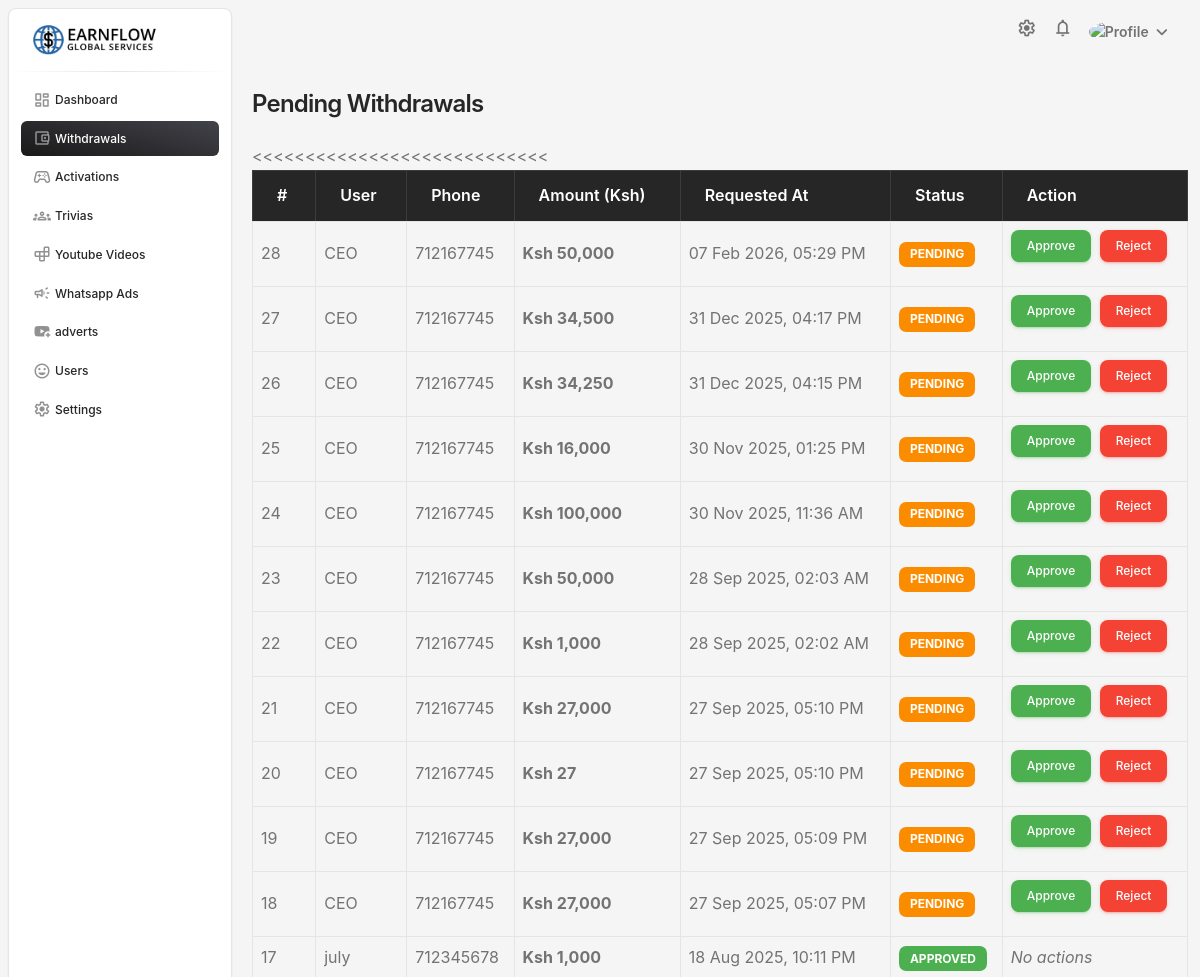
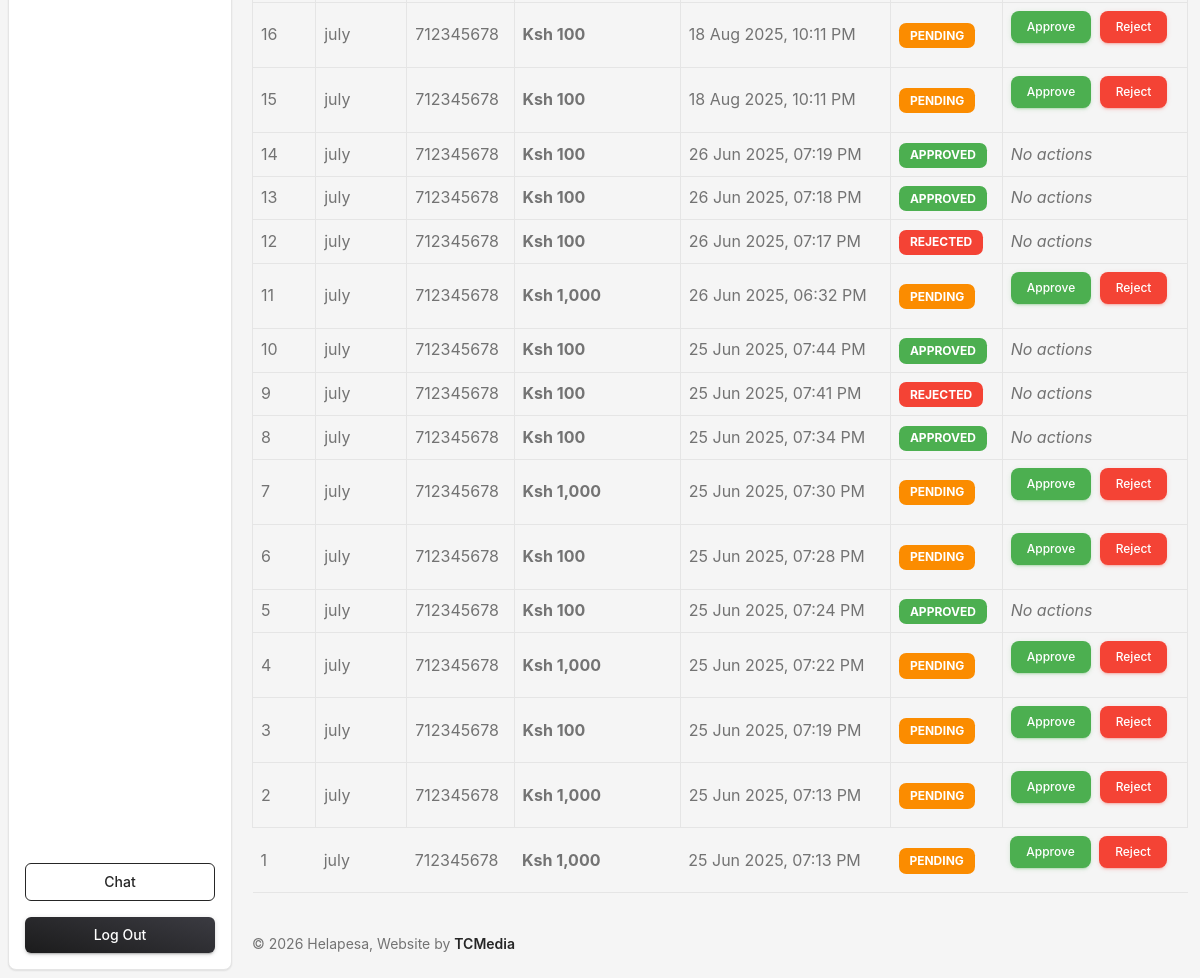
/admin.earnflowservices.com/pages/withdrawals.php (signed in), run on the app's committed database (2 pictures, top to bottom).
### tables this page shows
CREATE TABLE `withdrawals` (
  `id` int(11) UNSIGNED NOT NULL,
  `user_id` int(11) UNSIGNED NOT NULL,
  `mpesa_number` varchar(20) DEFAULT NULL,
  `amount` decimal(10,2) NOT NULL,
  `status` enum('pending','approved','rejected','') NOT NULL DEFAULT 'pending',
  `requested_at` datetime NOT NULL DEFAULT current_timestamp(),
  `processed_at` datetime DEFAULT NULL,
  `processed_by` int(11) DEFAULT NULL,
  `description` varchar(255) NOT NULL
);

CREATE TABLE `users` (
  `id` int(11) UNSIGNED NOT NULL,
  `username` varchar(255) NOT NULL,
  `phone` varchar(15) NOT NULL,
  `email` varchar(100) NOT NULL,
  `password` varchar(255) NOT NULL,
  `country` varchar(100) NOT NULL,
  `referred_by` varchar(255) DEFAULT NULL,
  `commission` decimal(10,2) NOT NULL,
  `is_active` tinyint(4) DEFAULT 0,
  `package` varchar(100) DEFAULT NULL,
  `transaction_code` varchar(50) DEFAULT NULL,
  `pay_method` enum('manual','automatic') DEFAULT 'automatic',
  `amount_paid` decimal(10,2) NOT NULL,
  `created_on` datetime NOT NULL DEFAULT current_timestamp(),
  `activated_at` datetime DEFAULT NULL,
  `balance` decimal(10,2) NOT NULL DEFAULT 0.00,
  `profile_picture` varchar(255) DEFAULT NULL,
  `verification_token` varchar(255) DEFAULT NULL,
  `is_verified` tinyint(1) DEFAULT 0
);

### admin.earnflowservices.com/pages/withdrawals.php (the view, shortened to what this page needs)
<?php
require_once '../includes/header.php';
$stmt = $conn->prepare("
    SELECT w.id, w.amount, w.status, w.requested_at, w.mpesa_number, u.username
    FROM withdrawals w
    JOIN users u ON w.user_id = u.id
    ORDER BY w.requested_at DESC
");
$stmt->execute();
$result = $stmt->get_result();
?>
<div class="container mt-4">
    <h4 class="mb-4">Pending Withdrawals</h4>
    <div class="table-responsive">
        <table class="table table-bordered table-hover align-middle">
            <thead class="table-dark">
                <tr>
                    <th>#</th>
                    <th>User</th>
                    <th>Phone</th>
                    <th>Amount (Ksh)</th>
                    <th>Requested At</th>
                    <th>Status</th>
                    <th>Action</th>
                </tr>
            </thead>
            <tbody>
                <?php if ($result->num_rows === 0): ?>
                    <tr><td colspan="7" class="text-center">No withdrawal requests found.</td></tr>
                <?php else: ?>
                    <?php while ($row = $result->fetch_assoc()): ?>
                        <tr>
                            <td><?= $row['id'] ?></td>
                            <td><?= htmlspecialchars($row['username']) ?></td>
                            <<td><?= htmlspecialchars($row['mpesa_number']) ?></td>
                            <td><strong>Ksh <?= number_format($row['amount']) ?></strong></td>
                            <td><?= date('d M Y, h:i A', strtotime($row['requested_at'])) ?></td>
                            <td><span class="badge bg-<?= $row['status'] === 'pending' ? 'warning' : ($row['status'] === 'approved' ? 'success' : 'danger') ?>">
                                <?= ucfirst($row['status']) ?></span></td>
                            <td>
                                <?php if ($row['status'] === 'pending'): ?>
                                    <form method="POST" class="d-inline">
                                        <button class="btn btn-sm btn-success">Approve</button>
                                    </form>
                                    <form method="POST" class="d-inline ms-1">
                                        <button class="btn btn-sm btn-danger">Reject</button>
                                    </form>
                                <?php else: ?>
                                    <em>No actions</em>
                                <?php endif; ?>
                            </td>
                        </tr>
                    <?php endwhile; ?>
                <?php endif; ?>
            </tbody>
        </table>
    </div>
</div>
<?php require_once '../includes/footer.php'; ?>

### admin.earnflowservices.com/includes/header.php (style rules this page uses)
.btn.bg-gradient-dark, .bg-dark, .btn-dark, .icon, .bg-gradient-dark, { box-shadow: 0 4px 8px rgba(0, 0, 0, 0.3) }

### data on the page
withdrawals: id "28", user.username "CEO", mpesa_number "712167745", amount "50,000", requested_at "07 Feb 2026, 05:29 PM", status "PENDING"
withdrawals: id "27", user.username "CEO", mpesa_number "712167745", amount "34,500", requested_at "31 Dec 2025, 04:17 PM", status "PENDING"
withdrawals: id "26", user.username "CEO", mpesa_number "712167745", amount "34,250", requested_at "31 Dec 2025, 04:15 PM", status "PENDING"
withdrawals: id "25", user.username "CEO", mpesa_number "712167745", amount "16,000", requested_at "30 Nov 2025, 01:25 PM", status "PENDING"
withdrawals: id "24", user.username "CEO", mpesa_number "712167745", amount "100,000", requested_at "30 Nov 2025, 11:36 AM", status "PENDING"
withdrawals: id "23", user.username "CEO", mpesa_number "712167745", amount "50,000", requested_at "28 Sep 2025, 02:03 AM", status "PENDING"
withdrawals: id "22", user.username "CEO", mpesa_number "712167745", amount "1,000", requested_at "28 Sep 2025, 02:02 AM", status "PENDING"
withdrawals: id "21", user.username "CEO", mpesa_number "712167745", amount "27,000", requested_at "27 Sep 2025, 05:10 PM", status "PENDING"
withdrawals: id "20", user.username "CEO", mpesa_number "712167745", amount "27", requested_at "27 Sep 2025, 05:10 PM", status "PENDING"
withdrawals: id "19", user.username "CEO", mpesa_number "712167745", amount "27,000", requested_at "27 Sep 2025, 05:09 PM", status "PENDING"
withdrawals: id "18", user.username "CEO", mpesa_number "712167745", amount "27,000", requested_at "27 Sep 2025, 05:07 PM", status "PENDING"
withdrawals: id "17", user.username "july", mpesa_number "712345678", amount "1,000", requested_at "18 Aug 2025, 10:11 PM", status "APPROVED", shows "No actions"
withdrawals: id "16", user.username "july", mpesa_number "712345678", amount "100", requested_at "18 Aug 2025, 10:11 PM", status "PENDING"
withdrawals: id "15", user.username "july", mpesa_number "712345678", amount "100", requested_at "18 Aug 2025, 10:11 PM", status "PENDING"
withdrawals: id "14", user.username "july", mpesa_number "712345678", amount "100", requested_at "26 Jun 2025, 07:19 PM", status "APPROVED", shows "No actions"
withdrawals: id "13", user.username "july", mpesa_number "712345678", amount "100", requested_at "26 Jun 2025, 07:18 PM", status "APPROVED", shows "No actions"
withdrawals: id "12", user.username "july", mpesa_number "712345678", amount "100", requested_at "26 Jun 2025, 07:17 PM", status "REJECTED", shows "No actions"
withdrawals: id "11", user.username "july", mpesa_number "712345678", amount "1,000", requested_at "26 Jun 2025, 06:32 PM", status "PENDING"
withdrawals: id "10", user.username "july", mpesa_number "712345678", amount "100", requested_at "25 Jun 2025, 07:44 PM", status "APPROVED", shows "No actions"
withdrawals: id "9", user.username "july", mpesa_number "712345678", amount "100", requested_at "25 Jun 2025, 07:41 PM", status "REJECTED", shows "No actions"
withdrawals: id "8", user.username "july", mpesa_number "712345678", amount "100", requested_at "25 Jun 2025, 07:34 PM", status "APPROVED", shows "No actions"
withdrawals: id "7", user.username "july", mpesa_number "712345678", amount "1,000", requested_at "25 Jun 2025, 07:30 PM", status "PENDING"
withdrawals: id "6", user.username "july", mpesa_number "712345678", amount "100", requested_at "25 Jun 2025, 07:28 PM", status "PENDING"
withdrawals: id "5", user.username "july", mpesa_number "712345678", amount "100", requested_at "25 Jun 2025, 07:24 PM", status "APPROVED", shows "No actions"
withdrawals: id "4", user.username "july", mpesa_number "712345678", amount "1,000", requested_at "25 Jun 2025, 07:22 PM", status "PENDING"
withdrawals: id "3", user.username "july", mpesa_number "712345678", amount "100", requested_at "25 Jun 2025, 07:19 PM", status "PENDING"
withdrawals: id "2", user.username "july", mpesa_number "712345678", amount "1,000", requested_at "25 Jun 2025, 07:13 PM", status "PENDING"
withdrawals: id "1", user.username "july", mpesa_number "712345678", amount "1,000", requested_at "25 Jun 2025, 07:13 PM", status "PENDING"
